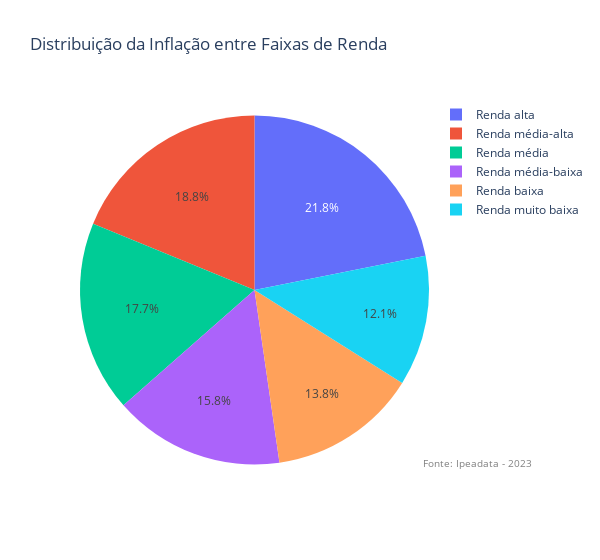

Here is the notebook cell this chart was saved with:
### Code cell
# Adicionando uma coluna de data ao DataFrame (séries temporais)
# Isso é necessário para o Plotly Express entender como lidar com as datas
rendas_ajustadas['Data'] = rendas_ajustadas.index

# Selecionando os dados mais recentes para criar o gráfico de pizza
df_pizza = rendas_ajustadas.tail(1).melt(id_vars='Data', var_name='Faixa de Renda', value_name='Inflação % (Acum.12 meses)')

# Configuração do plot
fig_pizza = px.pie(df_pizza, names='Faixa de Renda', values='Inflação % (Acum.12 meses)',
                   title='Distribuição da Inflação entre Faixas de Renda',
                   labels={'Inflação % (Acum.12 meses)': 'Inflação % (Acum.12 meses)'},
                   width=600)  # Reduzindo a largura do gráfico

# Adiciona a anotação "Fonte: Ipeadata - 2023"
fig_pizza.add_annotation(
    text="Fonte: Ipeadata - 2023",
    xref="paper", yref="paper",
    x=1.30, y=0.02,
    showarrow=False,
    font=dict(size=10, color="gray")
)

# Exibe o gráfico de pizza
fig_pizza.show()

### Figure 1 — Plotly figure (JSON) as saved in the notebook; plotly's stock layout.template omitted (floating-point values rounded to 4 significant figures)
{"data": [{"domain": {"x": [0, 1], "y": [0, 1]}, "hovertemplate": "Faixa de Renda=%{label}<br>Inflação % (Acum.12 meses)=%{value}<extra></extra>", "labels": ["Renda alta", "Renda baixa", "Renda muito baixa", "Renda média", "Renda média-alta", "Renda média-baixa"], "legendgroup": "", "name": "", "showlegend": true, "type": "pie", "values": [6.095, 3.842, 3.373, 4.936, 5.243, 4.409]}], "layout": {"annotations": [{"font": {"color": "gray", "size": 10}, "showarrow": false, "text": "Fonte: Ipeadata - 2023", "x": 1.3, "xref": "paper", "y": 0.02, "yref": "paper"}], "legend": {"tracegroupgap": 0}, "title": {"text": "Distribuição da Inflação entre Faixas de Renda"}, "width": 600}}
